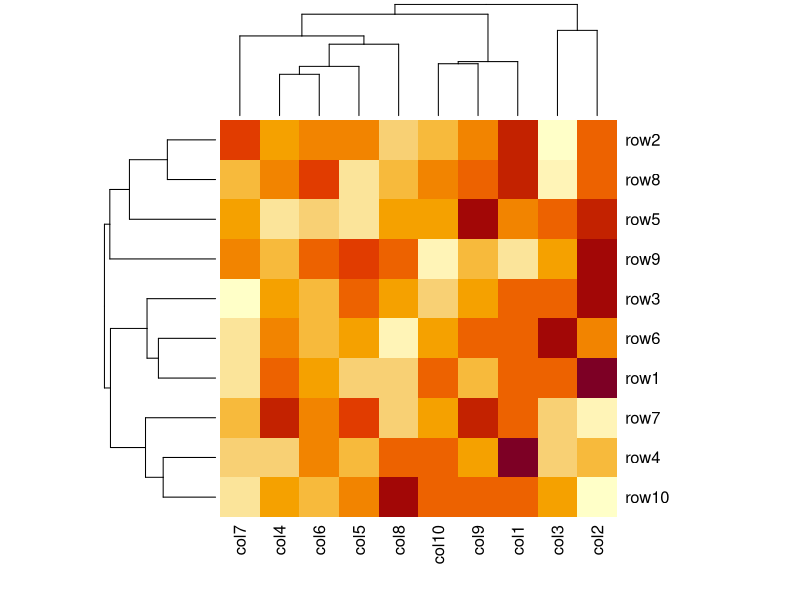

The R script that drew this image:
# Set seed for reproducibility
set.seed(110)

# Create example data
data <- matrix(rnorm(100, 0, 5), nrow = 10, ncol = 10)

# Column names
colnames(data) <- paste0("col", 1:10)
rownames(data) <- paste0("row", 1:10)

# Draw a heatmap
heatmap(data)	